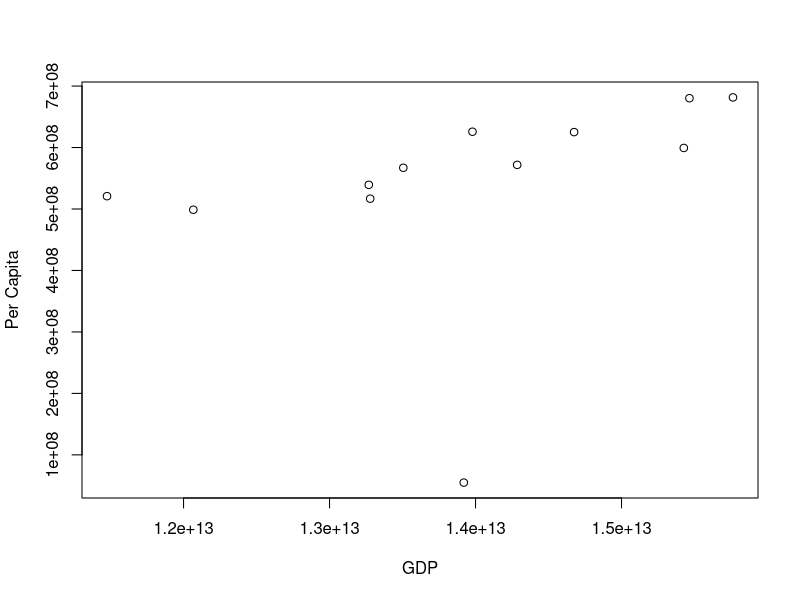
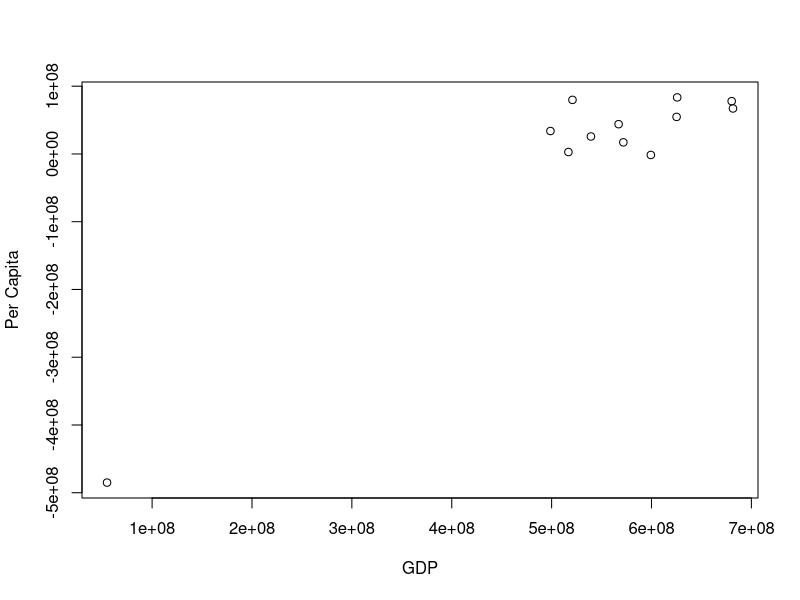

R code for these plots, in order:
setwd('C:/METOPEL/File UAS') 
library('readxl')
library('tidyverse')

# Baca data
dat<-read_excel('data gdp.xlsx')

# Plot X dan Y
plot(dat$X,dat$Y,xlab="GDP",ylab="Per Capita")

# regresi
reg1<-lm(Y~X,data=dat)
summary(reg1)

# Membuat error
dat$u<-resid(reg1)

# plot eror
plot(dat$Y,dat$u,xlab="GDP",ylab="Per Capita")
